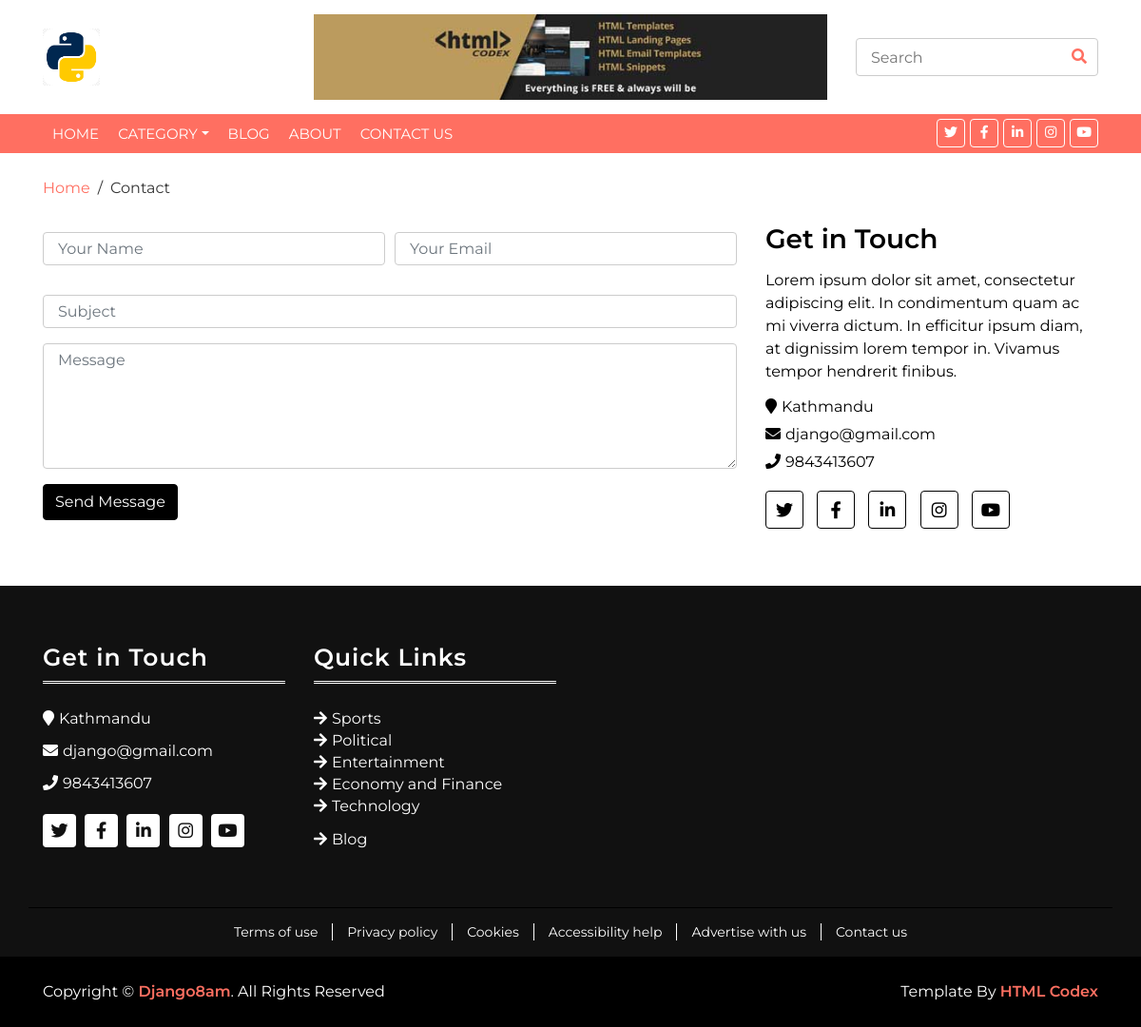
Before: /contact with the older database file.
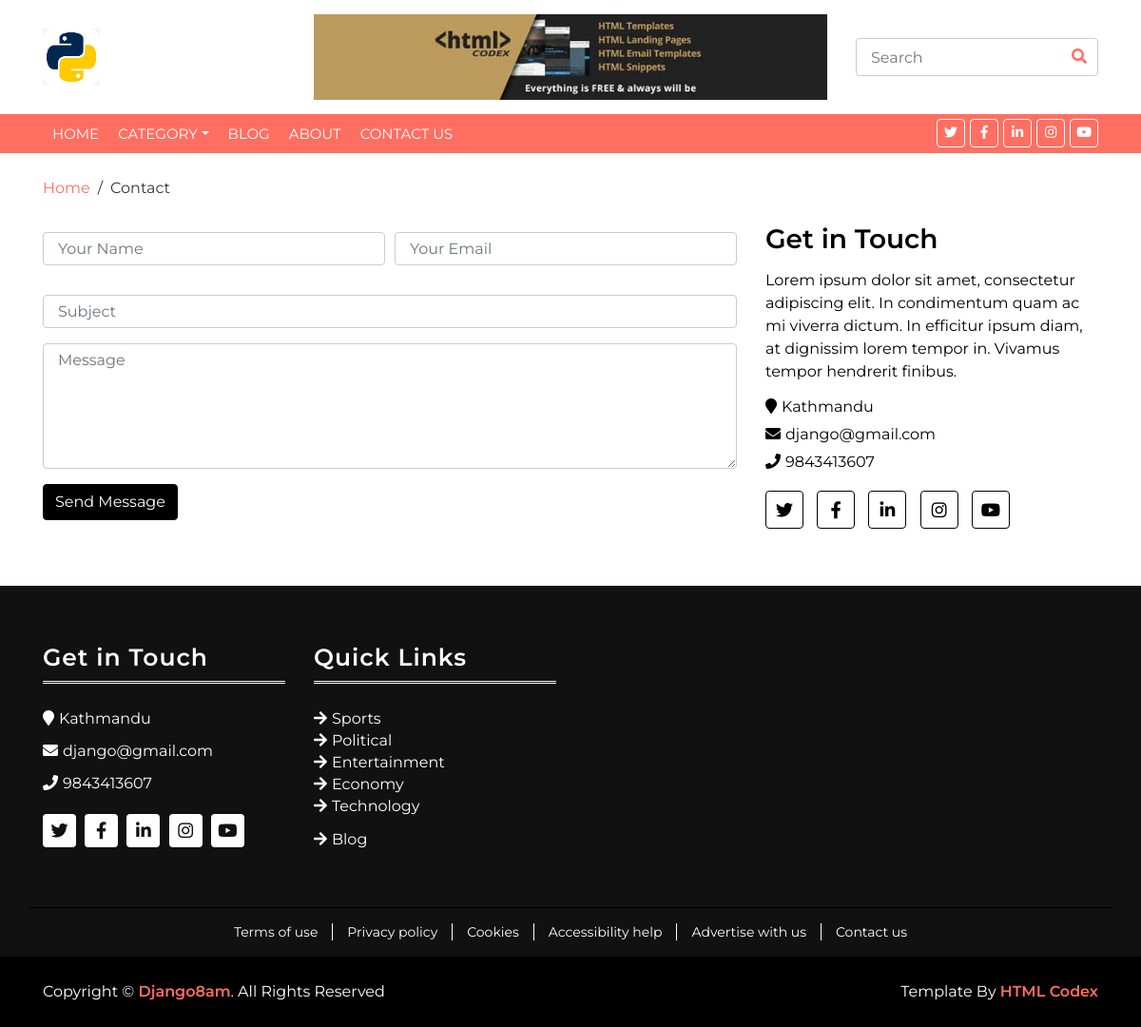
After: the same page with the newer database file.
### news/models.py (models this page shows, shortened)
class Category(models.Model):
    category_name = models.CharField(max_length=100, unique=True)
    class Meta:
        verbose_name_plural = 'Categories'

### news/views.py (the view)
# urls.py: path('contact', contact, name='contact'),
def contact(request):
    data = {
        'newsData': News.objects.all(),
        'title': "Contact Us",
    }
    return render(request, 'pages/contact/contact.html', data)

### news/general.py (called while the page is built)
def data_pass(request):
    data = {
        'title':"News Portal",
        'settingData':Setting.objects.first(),
        'menuCategory':Category.objects.all(),
    }
    return data

### news/templates/pages/contact/contact.html (shortened to what this page needs)
{% extends 'master/master.html' %}
{% block content %}
 <div class="breadcrumb-wrap">
    <div class="container">
        <ul class="breadcrumb">
            <li class="breadcrumb-item"><a href="{% url 'index' %}">Home</a></li>
            <li class="breadcrumb-item active">Contact</li>
        </ul>
    </div>
</div>
<div class="contact">
    <div class="container">
        <div class="row align-items-center">
            <div class="col-md-8">
                <div class="contact-form">
                    <form method="post">
                        <div class="form-row">
                            <div class="form-group col-md-6">
                                <input type="text" class="form-control" placeholder="Your Name" />
                            </div>
                            <div class="form-group col-md-6">
                                <input type="email" class="form-control" placeholder="Your Email" />
                            </div>
                        </div>
                        <div class="form-group">
                            <input type="text" class="form-control" placeholder="Subject" />
                        </div>
                        <div class="form-group">
                            <textarea class="form-control" rows="5" placeholder="Message"></textarea>
                        </div>
                        <div><button class="btn" type="submit">Send Message</button></div>
                    </form>
                </div>
            </div>
            <div class="col-md-4">
                <div class="contact-info">
                    <h3>Get in Touch</h3>
                    <p>
                        Lorem ipsum dolor sit amet, consectetur adipiscing elit. In condimentum quam ac mi viverra dictum. In efficitur ipsum diam, at dignissim lorem tempor in. Vivamus tempor hendrerit finibus.
                    </p>
                    <h4><i class="fa fa-map-marker"></i>{{settingData.address}}</h4>
                    <h4><i class="fa fa-envelope"></i>{{settingData.email}}</h4>
                    <h4><i class="fa fa-phone"></i>{{settingData.phone}}</h4>
                    <div class="social">
                        <a href=""><i class="fab fa-twitter"></i></a>
                        <a href=""><i class="fab fa-facebook-f"></i></a>
                        <a href=""><i class="fab fa-linkedin-in"></i></a>
                        <a href=""><i class="fab fa-instagram"></i></a>
                        <a href=""><i class="fab fa-youtube"></i></a>
                    </div>
                </div>
            </div>
        </div>
    </div>
</div>
{% endblock %}

### news/templates/layouts/footer.html (shortened to what this page needs)
{% load static %}
        <div class="footer">
            <div class="container">
                <div class="row">
                    <div class="col-lg-3 col-md-6">
                        <div class="footer-widget">
                            <h3 class="title">Get in Touch</h3>
                            <div class="contact-info">
                                <p><i class="fa fa-map-marker"></i>{{settingData.address}}</p>
                                <p><i class="fa fa-envelope"></i>{{settingData.email}}</p>
                                <p><i class="fa fa-phone"></i>{{settingData.phone}}</p>
                                <div class="social">
                                    <a href=""><i class="fab fa-twitter"></i></a>
                                    <a href=""><i class="fab fa-facebook-f"></i></a>
                                    <a href=""><i class="fab fa-linkedin-in"></i></a>
                                    <a href=""><i class="fab fa-instagram"></i></a>
                                    <a href=""><i class="fab fa-youtube"></i></a>
                                </div>
                            </div>
                        </div>
                    </div>
                    <div class="col-lg-3 col-md-6">
                        <div class="footer-widget">
                            <h3 class="title">Quick Links</h3>
                            <ul>
                                <li>
                                    {% for category in menuCategory %}
                                    <a href="{% url 'category' category.category_name %}">{{category.category_name}}</a>
                                    {% endfor %}
                                </li>
                                <li><a href="{% url 'blog' %}">Blog</a></li>
                            </ul>
                        </div>
                    </div>
                </div>
            </div>
        </div>
        <div class="footer-menu">
            <div class="container">
                <div class="f-menu">
                    <a href="">Terms of use</a>
                    <a href="">Privacy policy</a>
                    <a href="">Cookies</a>
                    <a href="">Accessibility help</a>
                    <a href="">Advertise with us</a>
                    <a href="{% url 'contact' %}">Contact us</a>
                </div>
            </div>
        </div>
        <div class="footer-bottom">
            <div class="container">
                <div class="row">
                    <div class="col-md-6 copyright">
                        <p>Copyright &copy; <a href="">{{settingData.name}}</a>. All Rights Reserved</p>
                    </div>
                    <div class="col-md-6 template-by">
                        <p>Template By <a href="{% url 'index' %}">HTML Codex</a></p>
                    </div>
                </div>
            </div>
        </div>

Changed rows visible on the page:
changed Category: category_name "Economy and Finance" → "Economy"
